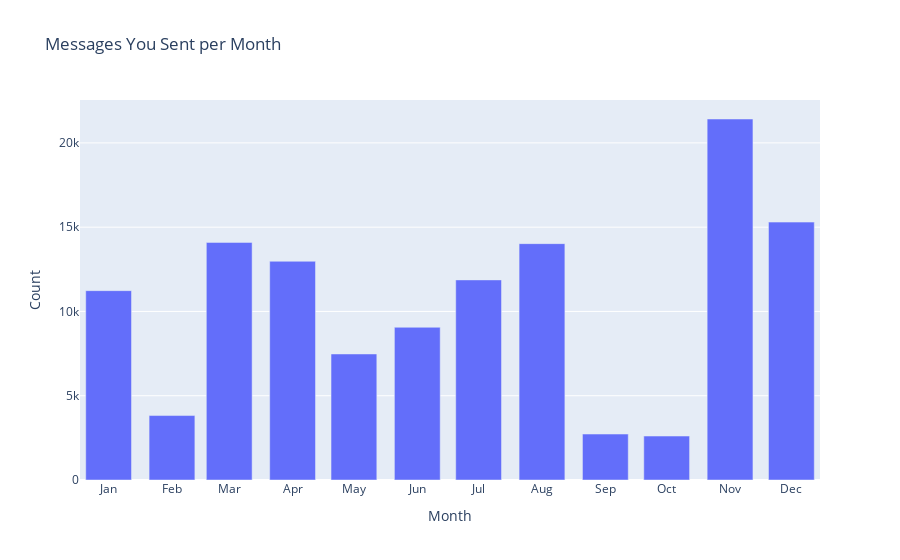

Source (notebook cell):
### Markdown cell above
## Plot bar chart of how many messages you sent per month

### Code cell
fig = go.Figure()

dates = pd.date_range('2018-01', '2018-12', freq = 'MS')
counts_per_month_df = df[df['sender_name'] == 'Christine Nguyen'].groupby(by = ['month']).count().reset_index().rename(columns = {'day':'count'})[['month','count']]
fig.add_bar(x = dates, y = counts_per_month_df['count'])
fig.layout.xaxis.tickvals = pd.date_range('2018-01', '2018-12', freq = 'MS')
fig.layout.xaxis.tickformat = '%b'
fig.update_layout(
    title = 'Messages You Sent per Month',
    xaxis_title = 'Month',
    yaxis_title = 'Count'
)
fig.show()

### Figure 1 — Plotly figure (JSON) as saved in the notebook; plotly's stock layout.template omitted (floating-point values rounded to 4 significant figures)
{"data": [{"type": "bar", "x": ["2018-01-01T00:00:00", "2018-02-01T00:00:00", "2018-03-01T00:00:00", "2018-04-01T00:00:00", "2018-05-01T00:00:00", "2018-06-01T00:00:00", "2018-07-01T00:00:00", "2018-08-01T00:00:00", "2018-09-01T00:00:00", "2018-10-01T00:00:00", "2018-11-01T00:00:00", "2018-12-01T00:00:00"], "y": [11234, 3823, 14097, 12977, 7477, 9061, 11872, 14024, 2726, 2607, 21418, 15301]}], "layout": {"title": {"text": "Messages You Sent per Month"}, "xaxis": {"tickformat": "%b", "tickvals": ["2018-01-01T00:00:00", "2018-02-01T00:00:00", "2018-03-01T00:00:00", "2018-04-01T00:00:00", "2018-05-01T00:00:00", "2018-06-01T00:00:00", "2018-07-01T00:00:00", "2018-08-01T00:00:00", "2018-09-01T00:00:00", "2018-10-01T00:00:00", "2018-11-01T00:00:00", "2018-12-01T00:00:00"], "title": {"text": "Month"}}, "yaxis": {"title": {"text": "Count"}}}}
